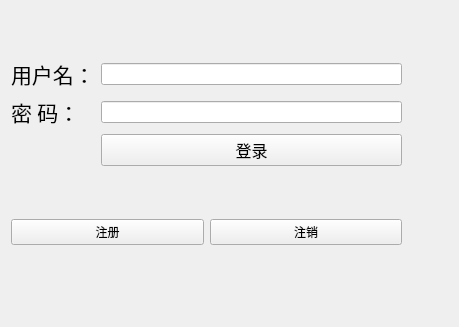
<?xml version="1.0" encoding="UTF-8"?>
<ui version="4.0">
 <class>tcpClient</class>
 <widget class="QWidget" name="tcpClient">
  <property name="geometry">
   <rect>
    <x>0</x>
    <y>0</y>
    <width>459</width>
    <height>327</height>
   </rect>
  </property>
  <property name="windowTitle">
   <string>tcpClient</string>
  </property>
  <widget class="QWidget" name="">
   <property name="geometry">
    <rect>
     <x>11</x>
     <y>11</y>
     <width>391</width>
     <height>281</height>
    </rect>
   </property>
   <layout class="QGridLayout" name="gridLayout_2">
    <item row="0" column="0" colspan="2">
     <layout class="QGridLayout" name="gridLayout">
      <item row="0" column="0">
       <widget class="QLabel" name="username">
        <property name="font">
         <font>
          <family>Agency FB</family>
          <pointsize>16</pointsize>
         </font>
        </property>
        <property name="text">
         <string>用户名：</string>
        </property>
       </widget>
      </item>
      <item row="1" column="0">
       <widget class="QLabel" name="password">
        <property name="font">
         <font>
          <family>Agency FB</family>
          <pointsize>16</pointsize>
         </font>
        </property>
        <property name="text">
         <string>密 码：</string>
        </property>
       </widget>
      </item>
      <item row="1" column="1">
       <widget class="QLineEdit" name="pwd_le"/>
      </item>
      <item row="2" column="1">
       <widget class="QPushButton" name="login">
        <property name="font">
         <font>
          <family>Agency FB</family>
          <pointsize>12</pointsize>
         </font>
        </property>
        <property name="text">
         <string>登录</string>
        </property>
       </widget>
      </item>
      <item row="0" column="1">
       <widget class="QLineEdit" name="username_le"/>
      </item>
     </layout>
    </item>
    <item row="1" column="0">
     <widget class="QPushButton" name="zhuce">
      <property name="text">
       <string>注册</string>
      </property>
     </widget>
    </item>
    <item row="1" column="1">
     <widget class="QPushButton" name="zhuxiao">
      <property name="text">
       <string>注销</string>
      </property>
     </widget>
    </item>
   </layout>
  </widget>
 </widget>
 <resources/>
 <connections/>
</ui>
